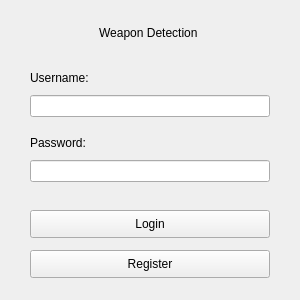
<?xml version="1.0" encoding="UTF-8"?>
<ui version="4.0">
 <class>MainWindow</class>
 <widget class="QMainWindow" name="MainWindow">
  <property name="geometry">
   <rect>
    <x>0</x>
    <y>0</y>
    <width>300</width>
    <height>300</height>
   </rect>
  </property>
  <property name="minimumSize">
   <size>
    <width>300</width>
    <height>300</height>
   </size>
  </property>
  <property name="maximumSize">
   <size>
    <width>300</width>
    <height>300</height>
   </size>
  </property>
  <property name="windowTitle">
   <string>Weapon Detection</string>
  </property>
  <widget class="QWidget" name="centralwidget">
   <widget class="QLabel" name="label_name">
    <property name="geometry">
     <rect>
      <x>50</x>
      <y>25</y>
      <width>200</width>
      <height>16</height>
     </rect>
    </property>
    <property name="text">
     <string>Weapon Detection </string>
    </property>
    <property name="alignment">
     <set>Qt::AlignCenter</set>
    </property>
   </widget>
   <widget class="QLabel" name="label_username">
    <property name="geometry">
     <rect>
      <x>30</x>
      <y>70</y>
      <width>66</width>
      <height>16</height>
     </rect>
    </property>
    <property name="text">
     <string>Username:</string>
    </property>
   </widget>
   <widget class="QLabel" name="label_password">
    <property name="geometry">
     <rect>
      <x>30</x>
      <y>135</y>
      <width>61</width>
      <height>16</height>
     </rect>
    </property>
    <property name="text">
     <string>Password:</string>
    </property>
   </widget>
   <widget class="QLineEdit" name="username_input">
    <property name="geometry">
     <rect>
      <x>30</x>
      <y>95</y>
      <width>240</width>
      <height>22</height>
     </rect>
    </property>
   </widget>
   <widget class="QLineEdit" name="password_input">
    <property name="geometry">
     <rect>
      <x>30</x>
      <y>160</y>
      <width>240</width>
      <height>22</height>
     </rect>
    </property>
    <property name="echoMode">
     <enum>QLineEdit::Password</enum>
    </property>
   </widget>
   <widget class="QPushButton" name="login_button">
    <property name="geometry">
     <rect>
      <x>30</x>
      <y>210</y>
      <width>240</width>
      <height>28</height>
     </rect>
    </property>
    <property name="text">
     <string>Login</string>
    </property>
   </widget>
   <widget class="QPushButton" name="register_button">
    <property name="geometry">
     <rect>
      <x>30</x>
      <y>250</y>
      <width>240</width>
      <height>28</height>
     </rect>
    </property>
    <property name="text">
     <string>Register</string>
    </property>
   </widget>
  </widget>
 </widget>
 <resources/>
 <connections/>
</ui>
